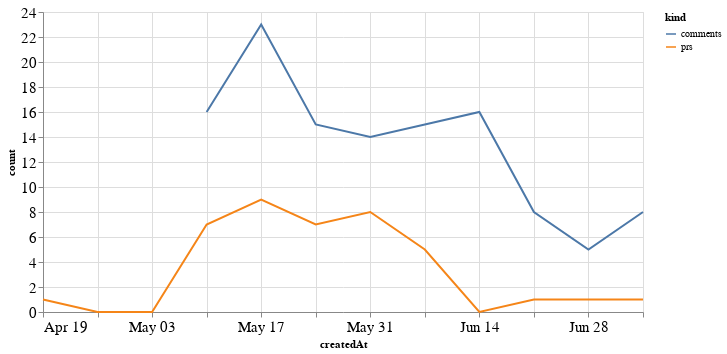

Here is the notebook cell this chart was saved with:
### Code cell
alt.Chart(total_time, width=600).mark_line().encode(
    x='createdAt',
    y='count',
    color='kind'
)

### Figure 1 — Vega-Lite specification as saved in the notebook (floating-point values rounded to 4 significant figures)
{"config": {"axisLeft": {"labelFontSize": 15}, "axisBottom": {"labelFontSize": 15}}, "data": {"name": "data-a5a7bc6e5eb447d688b992221bb30e3b"}, "mark": "line", "encoding": {"color": {"type": "nominal", "field": "kind"}, "x": {"type": "temporal", "field": "createdAt"}, "y": {"type": "quantitative", "field": "count"}}, "width": 600, "$schema": "https://vega.github.io/schema/vega-lite/v4.8.1.json", "datasets": {"data-a5a7bc6e5eb447d688b992221bb30e3b": [{"createdAt": "2020-04-19T00:00:00", "kind": "prs", "count": 1.0}, {"createdAt": "2020-04-26T00:00:00", "kind": "prs", "count": 0.0}, {"createdAt": "2020-05-03T00:00:00", "kind": "prs", "count": 0.0}, {"createdAt": "2020-05-10T00:00:00", "kind": "prs", "count": 7.0}, {"createdAt": "2020-05-17T00:00:00", "kind": "prs", "count": 9.0}, {"createdAt": "2020-05-24T00:00:00", "kind": "prs", "count": 7.0}, {"createdAt": "2020-05-31T00:00:00", "kind": "prs", "count": 8.0}, {"createdAt": "2020-06-07T00:00:00", "kind": "prs", "count": 5.0}, {"createdAt": "2020-06-14T00:00:00", "kind": "prs", "count": 0.0}, {"createdAt": "2020-06-21T00:00:00", "kind": "prs", "count": 1.0}, {"createdAt": "2020-06-28T00:00:00", "kind": "prs", "count": 1.0}, {"createdAt": "2020-07-05T00:00:00", "kind": "prs", "count": 1.0}, {"createdAt": "2020-04-19T00:00:00", "kind": "comments", "count": null}, {"createdAt": "2020-04-26T00:00:00", "kind": "comments", "count": null}, {"createdAt": "2020-05-03T00:00:00", "kind": "comments", "count": null}, {"createdAt": "2020-05-10T00:00:00", "kind": "comments", "count": 16.0}, {"createdAt": "2020-05-17T00:00:00", "kind": "comments", "count": 23.0}, {"createdAt": "2020-05-24T00:00:00", "kind": "comments", "count": 15.0}, {"createdAt": "2020-05-31T00:00:00", "kind": "comments", "count": 14.0}, {"createdAt": "2020-06-07T00:00:00", "kind": "comments", "count": 15.0}, {"createdAt": "2020-06-14T00:00:00", "kind": "comments", "count": 16.0}, {"createdAt": "2020-06-21T00:00:00", "kind": "comments", "count": 8.0}, {"createdAt": "2020-06-28T00:00:00", "kind": "comments", "count": 5.0}, {"createdAt": "2020-07-05T00:00:00", "kind": "comments", "count": 8.0}]}}
